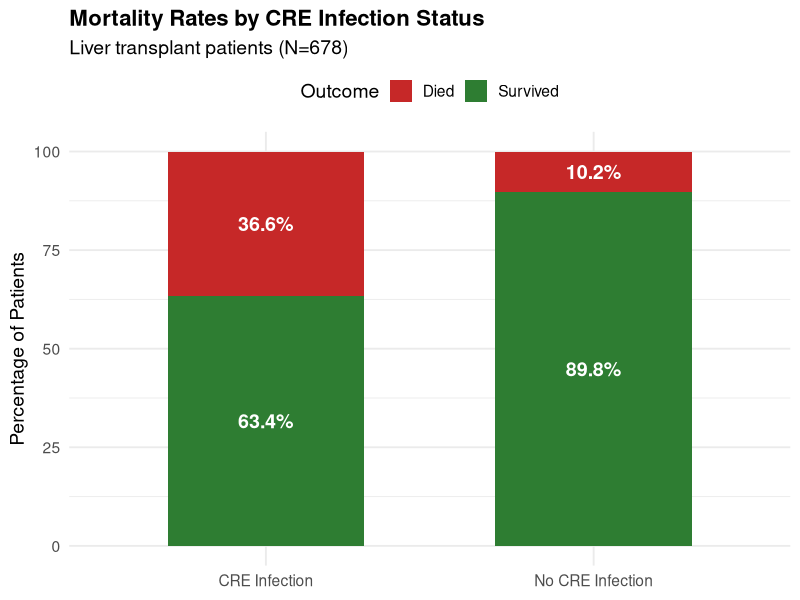

Source code (R): (Note: this script raises an error after producing the figure.)
## ---- chunk 1
library(tidyverse)
library(survival)
library(survminer)
library(patchwork)

# Load data
CRECOOLT_overall <- read_csv("CRECOOLT_overall.csv", show_col_types = FALSE)

# Create baseline dataset (non-repeated instruments)
baseline_data <- CRECOOLT_overall |>
  filter(is.na(redcap_repeat_instrument))

# Basic summary
n_patients <- nrow(baseline_data)
n_variables <- ncol(CRECOOLT_overall)
## ---- chunk 2
# Calculate infection and mortality rates
infection_summary <- baseline_data |>
  summarise(
    total_patients = n(),
    cre_infections = sum(cre_infection == 1, na.rm = TRUE),
    infection_rate = round(sum(cre_infection == 1, na.rm = TRUE) / n() * 100, 1),
    overall_deaths = sum(death == 1, na.rm = TRUE),
    overall_mortality = round(sum(death == 1, na.rm = TRUE) / n() * 100, 1),
    deaths_90d = sum(mortality_90day == 1, na.rm = TRUE),
    mortality_90d = round(sum(mortality_90day == 1, na.rm = TRUE) / n() * 100, 1)
  )

knitr::kable(infection_summary, 
             caption = "Overall Infection and Mortality Statistics")
## ---- chunk 3
# Compare mortality by CRE infection status
mortality_by_cre <- baseline_data |>
  filter(!is.na(cre_infection), !is.na(death)) |>
  group_by(cre_infection) |>
  summarise(
    n_patients = n(),
    deaths = sum(death),
    mortality_rate = round(sum(death) / n() * 100, 1)
  ) |>
  mutate(cre_status = ifelse(cre_infection == 1, "CRE Infection", "No CRE Infection"))

# Calculate risk ratio
risk_ratio <- round(mortality_by_cre$mortality_rate[2] / mortality_by_cre$mortality_rate[1], 2)

# Visualization
plot_data <- baseline_data |>
  filter(!is.na(cre_infection), !is.na(death)) |>
  mutate(
    cre_status = ifelse(cre_infection == 1, "CRE Infection", "No CRE Infection"),
    death_status = ifelse(death == 1, "Died", "Survived")
  )

ggplot(plot_data |> count(cre_status, death_status) |>
         group_by(cre_status) |> mutate(percentage = n / sum(n) * 100),
       aes(x = cre_status, y = percentage, fill = death_status)) +
  geom_col(width = 0.6) +
  geom_text(aes(label = paste0(round(percentage, 1), "%")),
            position = position_stack(vjust = 0.5),
            color = "white", fontface = "bold", size = 5) +
  scale_fill_manual(values = c("Survived" = "#2E7D32", "Died" = "#C62828"),
                    name = "Outcome") +
  labs(title = "Mortality Rates by CRE Infection Status",
       subtitle = "Liver transplant patients (N=678)",
       x = NULL, y = "Percentage of Patients") +
  theme_minimal(base_size = 14) +
  theme(plot.title = element_text(face = "bold", size = 16),
        legend.position = "top")

knitr::kable(mortality_by_cre |> select(cre_status, n_patients, deaths, mortality_rate),
             caption = "Mortality Comparison by CRE Infection Status")
## ---- chunk 4
# Prepare survival data
surv_data <- baseline_data |>
  filter(!is.na(cre_infection), !is.na(death)) |>
  mutate(
    cre_status = factor(
      ifelse(cre_infection == 1, "CRE Infection", "No CRE Infection"),
      levels = c("No CRE Infection", "CRE Infection")
    ),
    time = ifelse(!is.na(OLT_to_death), OLT_to_death, 
                  ifelse(!is.na(LOS), LOS, NA)),
    event = death
  ) |>
  filter(!is.na(time), time > 0)

# Fit survival curves
surv_obj <- Surv(time = surv_data$time, event = surv_data$event)
surv_fit <- survfit(surv_obj ~ cre_status, data = surv_data)

# Plot with 360-day truncation
ggsurvplot(
  surv_fit,
  data = surv_data,
  pval = TRUE,
  conf.int = TRUE,
  risk.table = TRUE,
  risk.table.height = 0.25,
  xlab = "Time from Transplant (days)",
  ylab = "Survival Probability",
  title = "Survival Curves by CRE Infection Status",
  subtitle = "Kaplan-Meier estimates with 95% CI (1-year follow-up)",
  legend.labs = c("No CRE Infection", "CRE Infection"),
  palette = c("#2E7D32", "#C62828"),
  xlim = c(0, 360),
  break.x.by = 60,
  ggtheme = theme_minimal(base_size = 12)
)
## ---- chunk 5
# Calculate survival at specific time points
time_points <- c(30, 90, 180)
surv_summary <- summary(surv_fit, times = time_points)

surv_rates <- data.frame(
  time = surv_summary$time,
  group = rep(c("No CRE Infection", "CRE Infection"), each = length(time_points)),
  survival_pct = round(surv_summary$surv * 100, 1),
  mortality_pct = round((1 - surv_summary$surv) * 100, 1)
) |>
  pivot_wider(names_from = group, values_from = c(survival_pct, mortality_pct))

knitr::kable(surv_rates, 
             caption = "Survival and Mortality Rates at Key Timepoints")

# Get specific values for text
surv_180_cre <- surv_rates$survival_pct_CRE_Infection[3]
surv_180_no_cre <- surv_rates$survival_pct_No_CRE_Infection[3]

# Visualization
plot_timepoints <- data.frame(
  time = rep(c("30 days", "90 days", "180 days"), each = 2),
  group = rep(c("No CRE Infection", "CRE Infection"), 3),
  survival = c(surv_summary$surv * 100)
) |>
  mutate(time = factor(time, levels = c("30 days", "90 days", "180 days")))

ggplot(plot_timepoints, aes(x = time, y = survival, fill = group)) +
  geom_col(position = position_dodge(width = 0.8), width = 0.7) +
  geom_text(aes(label = paste0(round(survival, 1), "%")),
            position = position_dodge(width = 0.8), vjust = -0.5, size = 4.5) +
  scale_fill_manual(values = c("No CRE Infection" = "#2E7D32", "CRE Infection" = "#C62828"),
                    name = NULL) +
  scale_y_continuous(limits = c(0, 105), breaks = seq(0, 100, 20)) +
  labs(title = "Survival Rates at Key Time Points After Transplant",
       x = "Time Point", y = "Survival Rate (%)") +
  theme_minimal(base_size = 14) +
  theme(plot.title = element_text(face = "bold"), legend.position = "top")
## ---- chunk 6
# Analyze timing of CRE infection
cre_infected <- baseline_data |>
  filter(cre_infection == 1, !is.na(OLT_to_CREinfection))

timing_summary <- data.frame(
  Statistic = c("Median", "Mean", "25th percentile", "75th percentile"),
  Days = c(
    median(cre_infected$OLT_to_CREinfection),
    round(mean(cre_infected$OLT_to_CREinfection), 1),
    quantile(cre_infected$OLT_to_CREinfection, 0.25),
    quantile(cre_infected$OLT_to_CREinfection, 0.75)
  )
)

knitr::kable(timing_summary, 
             caption = "Time from Transplant to CRE Infection")

median_days <- median(cre_infected$OLT_to_CREinfection)

# Categorize timing
timing_categories <- cre_infected |>
  mutate(
    timing_category = case_when(
      OLT_to_CREinfection <= 7 ~ "≤7 days (1 week)",
      OLT_to_CREinfection <= 30 ~ "8-30 days (2-4 weeks)",
      OLT_to_CREinfection <= 90 ~ "31-90 days (1-3 months)",
      OLT_to_CREinfection <= 180 ~ "91-180 days (3-6 months)",
      TRUE ~ ">180 days (>6 months)"
    )
  ) |>
  count(timing_category) |>
  mutate(
    percent = round(n / sum(n) * 100, 1),
    timing_category = factor(timing_category, levels = c(
      "≤7 days (1 week)", "8-30 days (2-4 weeks)", 
      "31-90 days (1-3 months)", "91-180 days (3-6 months)", 
      ">180 days (>6 months)"
    ))
  )

# Visualization
ggplot(timing_categories, aes(x = timing_category, y = percent)) +
  geom_col(fill = "#C62828", width = 0.7) +
  geom_text(aes(label = paste0(percent, "%\n(n=", n, ")")),
            vjust = -0.3, size = 4.5, fontface = "bold") +
  scale_y_continuous(limits = c(0, 55), breaks = seq(0, 50, 10)) +
  labs(title = "When Do CRE Infections Occur After Liver Transplant?",
       subtitle = "71% of infections occur within the first month",
       x = "Time Period After Transplant",
       y = "Percentage of CRE Infections (%)") +
  theme_minimal(base_size = 14) +
  theme(plot.title = element_text(face = "bold", size = 16),
        axis.text.x = element_text(angle = 30, hjust = 1))

knitr::kable(timing_categories, 
             caption = "Distribution of CRE Infection Timing")
## ---- chunk 7
# Prepare infection source data
infection_source_data <- baseline_data |>
  filter(cre_infection == 1) |>
  select(record_id, death, mortality_90day, starts_with("infection_source___")) |>
  mutate(
    bloodstream = ifelse(infection_source___1 == 1, 1, 0),
    respiratory = ifelse(infection_source___2 == 1, 1, 0),
    urinary = ifelse(infection_source___3 == 1, 1, 0),
    intra_abdominal = ifelse(infection_source___4 == 1, 1, 0),
    surgical_site = ifelse(infection_source___5 == 1, 1, 0),
    other = ifelse(infection_source___6 == 1, 1, 0)
  ) |>
  filter(!is.na(death))

# Calculate mortality for each source
sources_list <- list(
  "Bloodstream" = "bloodstream",
  "Respiratory" = "respiratory",
  "Urinary" = "urinary",
  "Intra-abdominal" = "intra_abdominal",
  "Surgical site" = "surgical_site",
  "Other" = "other"
)

mortality_by_source <- map_df(names(sources_list), function(source_name) {
  source_col <- sources_list[[source_name]]
  source_subset <- infection_source_data |>
    filter(get(source_col) == 1)
  
  if (nrow(source_subset) > 0) {
    data.frame(
      Source = source_name,
      n_infections = nrow(source_subset),
      deaths = sum(source_subset$death, na.rm = TRUE),
      mortality_rate = round(sum(source_subset$death, na.rm = TRUE) / 
                            nrow(source_subset) * 100, 1),
      deaths_90d = sum(source_subset$mortality_90day, na.rm = TRUE),
      mortality_90d_rate = round(sum(source_subset$mortality_90day, na.rm = TRUE) / 
                                nrow(source_subset) * 100, 1)
    )
  }
}) |>
  arrange(desc(mortality_rate))

highest_mort <- mortality_by_source$mortality_rate[1]
lowest_mort <- min(mortality_by_source$mortality_rate)

knitr::kable(mortality_by_source, 
             caption = "Mortality Rates by Infection Source")

# Visualization
plot_mort_source <- mortality_by_source |>
  select(Source, n_infections, mortality_90d_rate, mortality_rate) |>
  pivot_longer(cols = c(mortality_90d_rate, mortality_rate),
               names_to = "timepoint", values_to = "mortality") |>
  mutate(timepoint = factor(timepoint,
                            levels = c("mortality_90d_rate", "mortality_rate"),
                            labels = c("90-day mortality", "Overall mortality")))

ggplot(plot_mort_source, aes(x = reorder(Source, -mortality), y = mortality, fill = timepoint)) +
  geom_col(position = position_dodge(width = 0.8), width = 0.7) +
  geom_text(aes(label = paste0(mortality, "%")),
            position = position_dodge(width = 0.8), vjust = -0.3, size = 3.5) +
  scale_fill_manual(values = c("90-day mortality" = "#D32F2F", 
                                "Overall mortality" = "#9E9E9E"), name = NULL) +
  scale_y_continuous(limits = c(0, 55), breaks = seq(0, 50, 10)) +
  labs(title = "Mortality Rates by CRE Infection Source",
       subtitle = "Comparing early (90-day) vs overall mortality",
       x = "Infection Source", y = "Mortality Rate (%)") +
  theme_minimal(base_size = 13) +
  theme(plot.title = element_text(face = "bold", size = 15),
        legend.position = "top",
        axis.text.x = element_text(angle = 30, hjust = 1))
## ---- chunk 8
# Compare infection sources between survivors and non-survivors
source_by_outcome <- map_df(names(sources_list), function(source_name) {
  source_col <- sources_list[[source_name]]
  
  survived_count <- sum(infection_source_data$death == 0 & 
                       infection_source_data[[source_col]] == 1, na.rm = TRUE)
  survived_total <- sum(infection_source_data$death == 0, na.rm = TRUE)
  
  died_count <- sum(infection_source_data$death == 1 & 
                    infection_source_data[[source_col]] == 1, na.rm = TRUE)
  died_total <- sum(infection_source_data$death == 1, na.rm = TRUE)
  
  data.frame(
    Source = source_name,
    Survived_pct = round(survived_count / survived_total * 100, 1),
    Died_pct = round(died_count / died_total * 100, 1)
  )
}) |>
  mutate(Difference = Died_pct - Survived_pct) |>
  arrange(desc(Difference))

# Diverging bar chart
ggplot(source_by_outcome, 
       aes(x = Difference, y = reorder(Source, Difference), 
           fill = ifelse(Difference > 0, "Higher in deaths", "Higher in survivors"))) +
  geom_col(width = 0.7) +
  geom_vline(xintercept = 0, color = "black", linewidth = 0.5) +
  geom_text(aes(label = sprintf("%+.1f%%", Difference)),
            hjust = ifelse(source_by_outcome$Difference > 0, -0.2, 1.2), size = 4) +
  scale_fill_manual(values = c("Higher in deaths" = "#C62828", 
                                "Higher in survivors" = "#2E7D32"), name = NULL) +
  labs(title = "Infection Source Differences: Deaths vs Survivors",
       subtitle = "Positive values indicate sources more common in patients who died",
       x = "Difference in Percentage Points", y = NULL) +
  theme_minimal(base_size = 13) +
  theme(plot.title = element_text(face = "bold", size = 15),
        legend.position = "top")
## ---- chunk 9
# Get single-source infections for cleaner comparison
single_source_chars <- infection_source_data |>
  filter((bloodstream + respiratory + urinary + intra_abdominal + 
          surgical_site + other) == 1) |>
  mutate(
    primary_source = case_when(
      bloodstream == 1 ~ "Bloodstream",
      respiratory == 1 ~ "Respiratory",
      urinary == 1 ~ "Urinary",
      intra_abdominal == 1 ~ "Intra-abdominal",
      surgical_site == 1 ~ "Surgical site",
      TRUE ~ NA_character_
    )
  ) |>
  left_join(
    baseline_data |> select(record_id, age, gender, meld_score, cci, OLT_to_CREinfection),
    by = "record_id"
  ) |>
  filter(!is.na(primary_source), primary_source != "Other")

# MELD score comparison
meld_comparison <- single_source_chars |>
  filter(!is.na(meld_score)) |>
  group_by(primary_source) |>
  summarise(n = n(), mean_meld = round(mean(meld_score), 1), .groups = "drop") |>
  arrange(desc(mean_meld))

# Mortality rates
mortality_single <- single_source_chars |>
  filter(!is.na(death)) |>
  group_by(primary_source) |>
  summarise(n = n(), 
            deaths = sum(death),
            mortality_rate = round(sum(death) / n() * 100, 1),
            .groups = "drop")

# Timing
timing_comparison <- single_source_chars |>
  filter(!is.na(OLT_to_CREinfection)) |>
  group_by(primary_source) |>
  summarise(n = n(),
            median_days = round(median(OLT_to_CREinfection), 1),
            .groups = "drop")

# Combine for visualization
char_summary <- meld_comparison |>
  left_join(timing_comparison |> select(primary_source, median_days), by = "primary_source") |>
  left_join(mortality_single |> select(primary_source, mortality_rate), by = "primary_source")

# Multi-panel plot
p1 <- ggplot(char_summary, aes(x = reorder(primary_source, -mean_meld), y = mean_meld)) +
  geom_col(aes(fill = mortality_rate), width = 0.6) +
  geom_text(aes(label = round(mean_meld, 1)), vjust = -0.5, size = 3.5) +
  scale_fill_gradient(low = "#FFF9C4", high = "#C62828", name = "Mortality %", limits = c(0, 60)) +
  labs(title = "MELD Score", x = NULL, y = "Mean MELD") +
  theme_minimal(base_size = 11) +
  theme(axis.text.x = element_text(angle = 30, hjust = 1), legend.position = "none")

p2 <- ggplot(char_summary, aes(x = reorder(primary_source, -mean_meld), y = median_days)) +
  geom_col(aes(fill = mortality_rate), width = 0.6) +
  geom_text(aes(label = round(median_days, 0)), vjust = -0.5, size = 3.5) +
  scale_fill_gradient(low = "#FFF9C4", high = "#C62828", name = "Mortality %", limits = c(0, 60)) +
  labs(title = "Time to Infection", x = NULL, y = "Median Days") +
  theme_minimal(base_size = 11) +
  theme(axis.text.x = element_text(angle = 30, hjust = 1), legend.position = "none")

p3 <- ggplot(char_summary, aes(x = reorder(primary_source, -mean_meld), y = mortality_rate)) +
  geom_col(aes(fill = mortality_rate), width = 0.6) +
  geom_text(aes(label = paste0(mortality_rate, "%")), vjust = -0.5, size = 3.5) +
  scale_fill_gradient(low = "#FFF9C4", high = "#C62828", name = "Mortality %", limits = c(0, 60)) +
  labs(title = "Mortality Rate", x = NULL, y = "Mortality (%)") +
  theme_minimal(base_size = 11) +
  theme(axis.text.x = element_text(angle = 30, hjust = 1))

(p1 | p2 | p3) +
  plot_annotation(
    title = "Patient Characteristics by CRE Infection Source",
    subtitle = "Ordered by MELD score (disease severity) - Color intensity indicates mortality rate"
  )
## ---- chunk 10
# Scatterplot showing MELD vs Mortality
ggplot(char_summary, aes(x = mean_meld, y = mortality_rate)) +
  geom_point(aes(size = n, color = primary_source), alpha = 0.8) +
  geom_text(aes(label = primary_source), vjust = -1.2, size = 3.5, fontface = "bold") +
  geom_smooth(method = "lm", se = TRUE, color = "gray40", linetype = "dashed", linewidth = 0.5) +
  scale_size_continuous(name = "N patients", range = c(5, 15)) +
  scale_color_manual(
    values = c("Surgical site" = "#D32F2F", "Intra-abdominal" = "#1976D2",
               "Respiratory" = "#F57C00", "Bloodstream" = "#7B1FA2", "Urinary" = "#388E3C"),
    name = "Infection Source"
  ) +
  labs(title = "Relationship Between Disease Severity and Mortality",
       subtitle = "MELD score at transplant vs mortality rate by infection source",
       x = "Mean MELD Score (Disease Severity)", y = "Mortality Rate (%)") +
  theme_minimal(base_size = 13) +
  theme(plot.title = element_text(face = "bold", size = 14), legend.position = "right")
